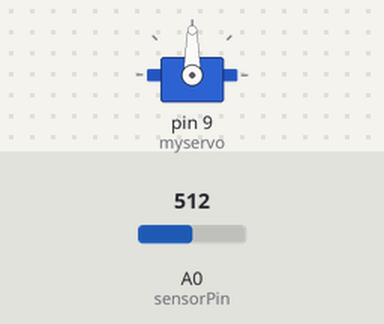
The sketch below on a simulated Arduino Uno, built with avr-gcc and run on an emulated ATmega328P. Parts: servo. The inputs (shaded band) are chosen by the test bench; at power-on: A0 (sensorPin) = 512. What the sketch prints to the serial monitor is not drawn.

Above: at 1.8 s.
1.9 s: A0 (sensorPin) set to 582
3.4 s: A0 (sensorPin) set to 616
At 4.45 s:
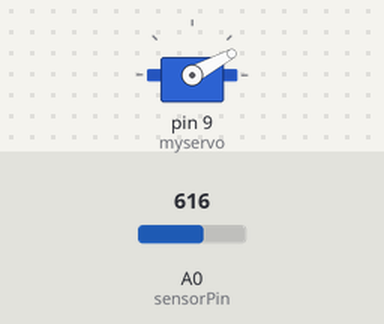
At 10.2 s:
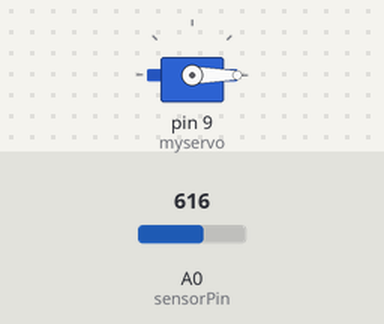
Timing chart, 0 to 12.9 s (numbered marks = the images above; inputs shaded):
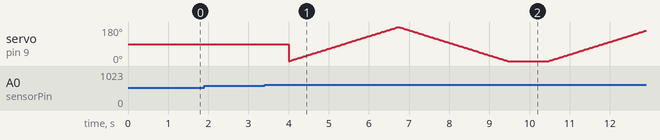

Measured:
- the behaviour switches between 600 and 601 on A0 (sensorPin) (found by bisection; images 0 and 1)
- after the input at 1.9 s, every drawn part: stays the same

The sketch:

servo_moisture.ino
```cpp
#include <Servo.h>
Servo myservo;
int pos = 0;

int sensorPin = A0;
int sensorValue = 0;
void setup() {
  myservo.attach(9);
  Serial.begin(9600);
}
void loop() {

  sensorValue = analogRead(sensorPin);
  Serial.print(sensorValue);
  if (sensorValue > 600)
  {
    for (pos = 0; pos <= 180; pos += 1) {

      myservo.write(pos);
      delay(15);
    }
    for (pos = 180; pos >= 0; pos -= 1) {
      myservo.write(pos);
      delay(15);
    }
  }
  delay (1000);
}
```
